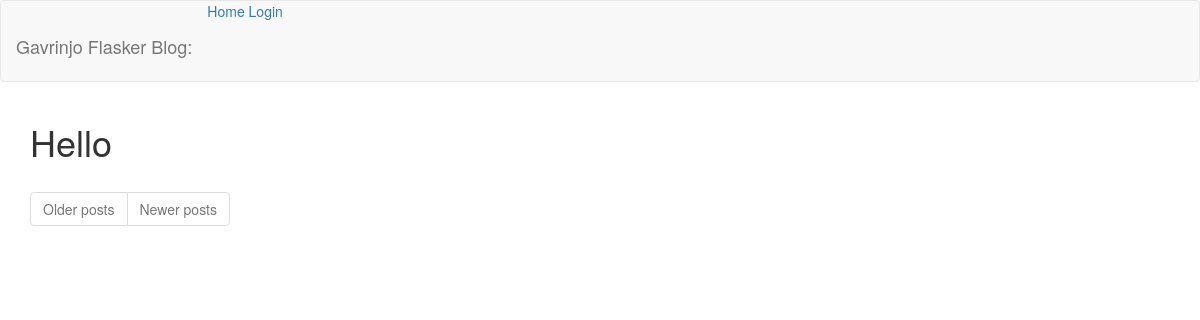
The page /index on the database as committed earlier.
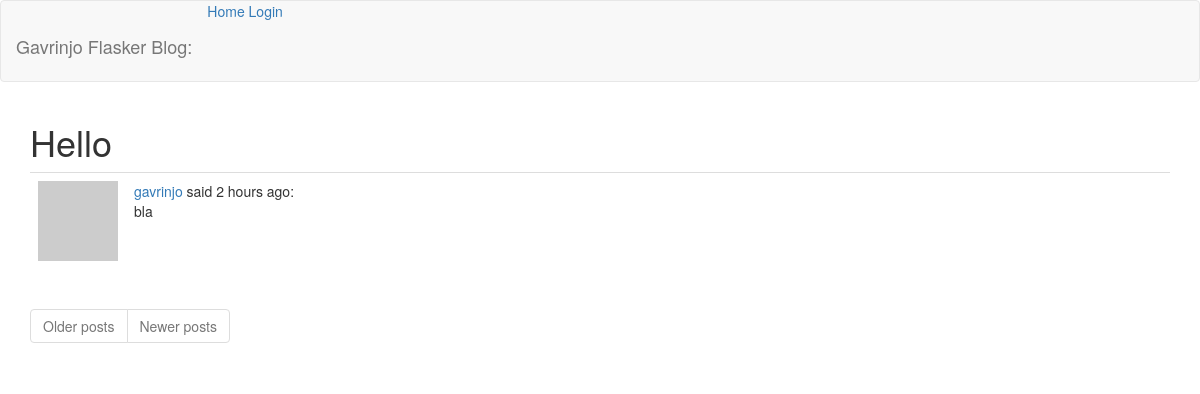
The same page on the database as committed later.
### app/models.py (models this page shows, shortened)
class Post(db.Model):
    id = db.Column(db.Integer, primary_key=True)
    body = db.Column(db.String(140))
    timestamp = db.Column(db.DateTime, index=True, default=datetime.utcnow)
    user_id = db.Column(db.Integer, db.ForeignKey("user.id"))

class User(UserMixin, db.Model):
    id = db.Column(db.Integer, primary_key=True)
    username = db.Column(db.String(64), index=True, unique=True)
    email = db.Column(db.String(120), index=True, unique=True)
    password_hash = db.Column(db.String(128))
    about_me = db.Column(db.String(140))
    last_seen = db.Column(db.DateTime, default=datetime.utcnow)
    post = db.relationship("Post", backref="author", lazy="dynamic")
    def avatar(self, size):
        digest = md5(self.email.lower().encode("utf-8")).hexdigest()
        return f"https://www.gravatar.com/avatar/{digest}?d=identicon&r=x&s={size}"

### app/main/routes.py (the view)
@bp.route("/")
@bp.route("/index")
def index():
    page = request.args.get("page", 1, type=int)
    posts = Post.query.order_by(Post.timestamp.desc()).paginate(
        page, current_app.config["POSTS_PER_PAGE"], False)
    next_url = url_for("main.index", page=posts.next_num) \
        if posts.has_next else None
    prev_url = url_for("main.index", page=posts.prev_num) \
        if posts.has_prev else None
    return render_template("index.html", title="Home", posts=posts.items, next_url=next_url, prev_url=prev_url)

### app/main/routes.py (called while the page is built)
@bp.before_request
def before_request():
    if current_user.is_authenticated:
        current_user.last_seen = datetime.utcnow()
        db.session.commit()

### app/templates/index.html
{% extends 'base.html' %}
{% import 'bootstrap/wtf.html' as wtf %}
{% block app_content %}
    <h1>Hello {{ current_user.username }}</h1>
    {% for post in posts %}
        {% include "_post.html" %}
    {% endfor %}
    <nav aria-label="Page navigation example">
        <ul class="pagination text-center">
            <li class="page-item{% if not next_url %} disabled {% endif %}">
                <a class="page-link" href="{{ next_url or '#' }}" tabindex="-1">Older posts</a>
            </li>
            <li class="page-item{% if not prev_url %} disabled {% endif %}">
                <a class="page-link" href="{{ prev_url or '#' }}" tabindex="-1">Newer posts</a>
            </li>
        </ul>
    </nav>
{% endblock app_content %}

### app/templates/_post.html
    <table class="table table-hover">
        <tr>
            <td width="70px">
                <a href="{{ url_for('main.user', username=post.author.username) }}">
                    <img src="{{ post.author.avatar(64) }}">
                </a>
            </td>
            <td>
                <span class="user_popup">
                    <a href="{{ url_for('main.user', username=post.author.username) }}">
                        {{ post.author.username }}
                    </a>
                </span>
                said {{ moment(post.timestamp).fromNow() }}:
                <br>
                <span id="post{{ post.id }}">{{ post.body|safe }}</span>
            </td>
        </tr>
    </table>

Rows that differ between the two databases and show on the page:
added Post: author.username "gavrinjo", timestamp "2 hours ago", body "bla"
